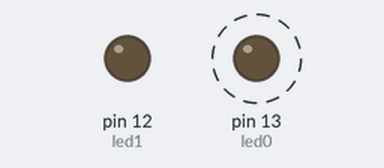
Simulated run of this sketch. Board: Arduino Uno, built with avr-gcc and run on an emulated ATmega328P. On the bench: output pins drawn as LEDs (lit = HIGH). Dashed ring = blinking.

Above: at 0.5 s.
At 3.5 s:
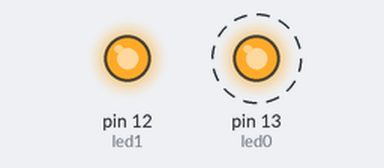
Timing chart, 0 to 5.2 s (numbered marks = the images above):
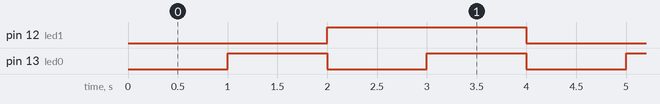

Measured:
- by itself, pin 12 (led1): alternates HIGH for 2.0 s and LOW for 2.0 s
- by itself, pin 13 (led0): alternates HIGH for 1.0 s and LOW for 1.0 s
- by itself, everything shown: repeats every 4.0 s, in 4 steps

The sketch:

ContadorBinario.ino
```cpp
/*
  Contador binario
 */

int led0=13;
int led1=12;

// the setup function runs once when you press reset or power the board
void setup() {
  // initialize digital pin 13 as an output.
  pinMode(led0, OUTPUT);
  pinMode(led1, OUTPUT);
}

// the loop function runs over and over again forever
void loop() {
  //0
  digitalWrite(led0, LOW);   // turn the LED on (HIGH is the voltage level)
  digitalWrite(led1, LOW);
  delay(1000);              // wait for a second

  //1
  digitalWrite(led0, HIGH);
  digitalWrite(led1, LOW);    // turn the LED off by making the voltage LOW
  delay(1000);              // wait for a second

  //2
  digitalWrite(led0, LOW);
  digitalWrite(led1, HIGH);
  delay(1000);

  //3
  digitalWrite(led0, HIGH);
  digitalWrite(led1, HIGH);
  delay(1000);
}
```
